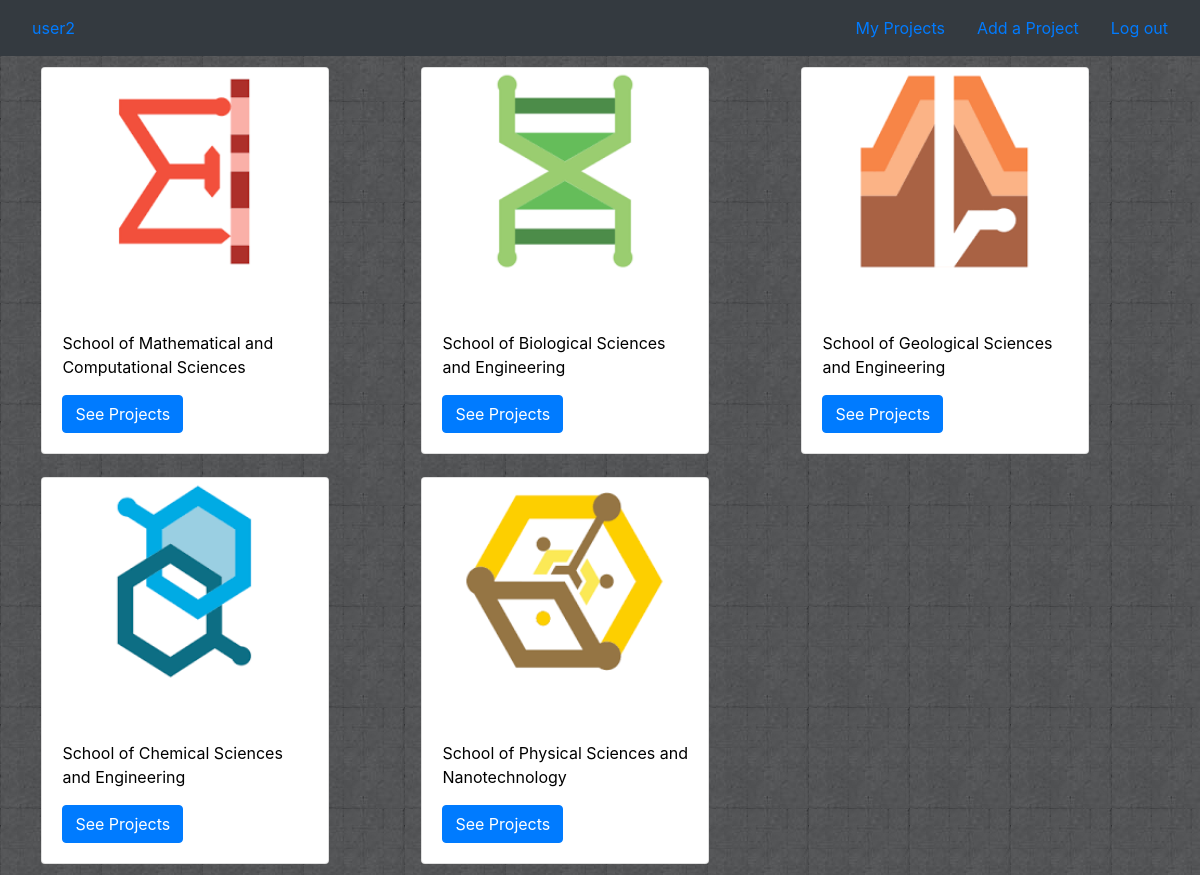
/ (signed in), run on the app's committed database.
### projects/models.py (models this page shows, shortened)
class School(models.Model):
    name = models.CharField(max_length=300)
    code = models.CharField(max_length=4)
    img = models.CharField(default ="",max_length=40)

### projects/views.py (the view)
# urls.py: path("", views.index, name="index"),
def index(request):
    if not request.user.is_authenticated:
        return redirect('login')
    schools = School.objects.raw('SELECT * FROM projects_school')
    context = {
        'schools' : schools,
        'username' : request.user.username
        }
    return render(request, "projects/index.html",context)

### projects/templates/projects/index.html (shortened to what this page needs)
{% extends "projects/layout.html" %}
{% block body %}
{% load static %}
<div class="container" >
    <div class="row container-cards">
            {% for school in schools %}
                <div class="col-lg-4" style="padding: 1%">
                    <div class="card" style="width: 18rem; color: black;">
                            <img src="../../static/{{ school.img }}" class="card-img-top" alt="...">
                            <div class="card-body">
                            <h5 class="card-title"> {{ school.code }} </h5>
                            <p class="card-text"> {{ school.name }} </p>
                            <a href="{% url 'school' school.code %}" class="btn btn-primary"> See Projects </a>
                            </div>
                    </div>
                </div>
            {% endfor %}
    </div>
</div>
{% endblock %}

### projects/templates/projects/layout.html (shortened to what this page needs)
{% load static %}
<!DOCTYPE html>
<html lang="en" dir="ltr">
  <head>
    <link rel="stylesheet" href="https://stackpath.bootstrapcdn.com/bootstrap/4.3.1/css/bootstrap.min.css">
    <link rel="stylesheet" href="{% static 'orders/main.css' %}"/>
    <link rel="stylesheet" href="https://cdnjs.cloudflare.com/ajax/libs/font-awesome/4.7.0/css/font-awesome.min.css">
  </head>
  <body>
    <nav class="navbar navbar-default bg-dark navbar-dark" role="navigation">
      <ul class="nav navbar-left" >
          <li class="nav-item"><a class="nav-link active" href="/"> {{ user.username }}</a></li>
      </ul>
      <ul class="nav navbar-right" >
        {% if user.username %}
          <li class="nav-item"><a class="nav-link" href="{% url 'list_projects' user.username %}">My Projects</a></li>
        {% else %}
          <li class="nav-item"><a class="nav-link" href="">My Projects</a></li>
        {% endif %}
          <li class="nav-item"><a class="nav-link" href="{% url 'create_project' %}">Add a Project</a></li>
          <li class="nav-item"><a class="nav-link" href="/users/logout">Log out</a></li>
      </ul>
      </nav>
            {% block body %}
            {% endblock %}
  </body>
</html>

### projects/static/orders/main.css (style rules this page uses)
body { background-image: url( "img_black_texture2.jpg"); background-repeat: repeat; color: #ffffff; }
h1, h2, h3, h4, h5, h6 { color: #ffffff; }

### data on the page
School: img (picture), name "School of Mathematical and Computational Sciences"
School: img (picture), name "School of Biological Sciences and Engineering"
School: img (picture), name "School of Geological Sciences and Engineering"
School: img (picture), name "School of Chemical Sciences and Engineering"
School: img (picture), name "School of Physical Sciences and Nanotechnology"

### other printed values
{{ user.username }} "user2"
